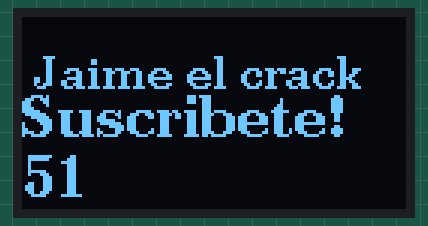
A sketch run on a simulated Arduino Uno, built with avr-gcc and run on an emulated ATmega328P. Shown: 128×64 one-colour display.

Above: at 0.2 s.

The sketch:

70_base_OLED_variable_dinamica_pantalla.ino
```cpp
#include "U8g2lib.h"
#define CLK 2 //A
#define DT 3 // b
#define SW 5

U8G2_SSD1306_128X64_NONAME_F_HW_I2C u8g2(U8G2_R0);

int sensorValue = 5;

void setup() {
  u8g2.begin();
}

void loop() {

  // sensorValue = analogRead(A0);
  sensorValue = 51;

  u8g2.firstPage();
  do {

    u8g2.setFont(u8g2_font_ncenB10_tr);
    u8g2.drawStr(0, 24, " Jaime el crack");

    u8g2.setFont(u8g2_font_ncenB14_tr);
    u8g2.setCursor(0,40);
    u8g2.print(F("Suscribete!"));

    u8g2.setCursor(0,60);
    u8g2.print(sensorValue);


  } while(u8g2.nextPage() );


}
```
